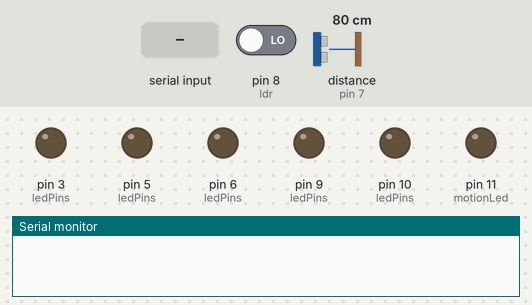
Bench run of a sketch on a simulated Arduino Uno, built with avr-gcc and run on an emulated ATmega328P. On the bench: output pins drawn as LEDs (lit = HIGH), the last lines printed to the serial monitor. Wiring (inferred from the names in the program): ultrasonic range finder: trigger pin 4; echo pin 7. The inputs (shaded band) are chosen by the test bench; at power-on: distance to the obstacle (sensor on pin 7) 80 cm, pin 8 (ldr) LOW. The echo pulse lasts 58.3 µs per cm; pins used as bus, display or sensor lines are not drawn.

Above: at 1.2 s.
1.3 s: "O 1\n" received over Serial
At 2.6 s:
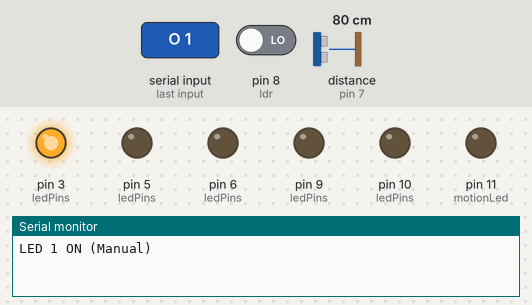
2.9 s: distance to the obstacle (sensor on pin 7) set to 22 cm
4.4 s: distance to the obstacle (sensor on pin 7) set to 19 cm
At 5.6 s:
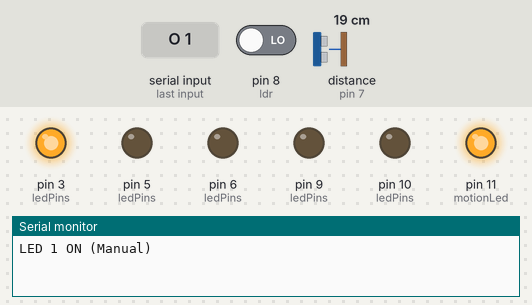
5.9 s: "F 1\n" received over Serial
At 7.1 s:
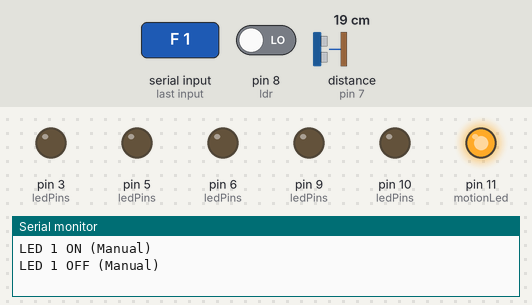
7.4 s: pin 8 (ldr) driven HIGH
At 7.9 s:
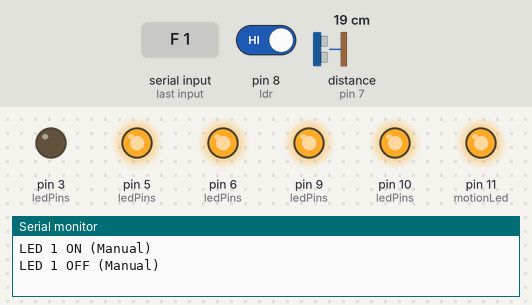
9.0 s: "A 1\n" received over Serial
At 9.8 s:
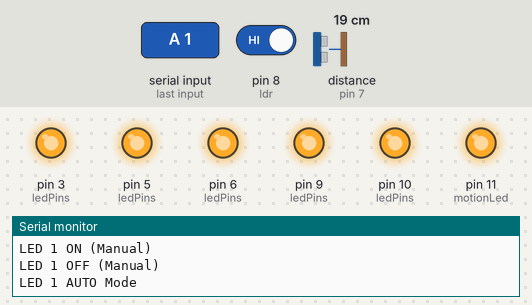
Timing chart, 0 to 11.8 s (numbered marks = the images above; inputs shaded):
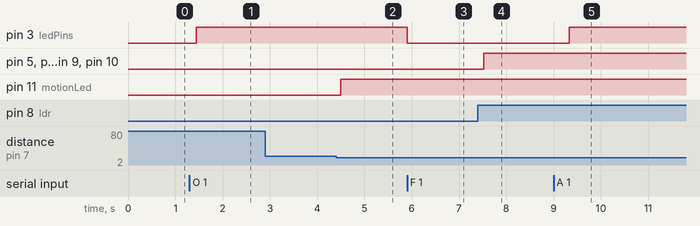

The sketch:

SmartHomeLight.ino
```cpp
// LED Pins
const int led1 = 3;
const int led2 = 5;
const int led3 = 6;
const int led4 = 9;
const int led5 = 10;
const int motionLed = 11;

// Sensor Pins
const int ldr = 8;
const int trigPin = 4;
const int echoPin = 7;

// Variables
unsigned long motionTime = 0;
bool motionDetected = false;
int ledBrightness[6] = {255, 255, 255, 255, 255, 255};
unsigned long motionLedDuration = 5000;
bool ledManualOverride[6] = {false, false, false, false, false, false};
const int ledPins[6] = {led1, led2, led3, led4, led5, motionLed};

void setup() {
//pin mode and reseting leds to off
  for (int i = 0; i < 6; i++) {
    pinMode(ledPins[i], OUTPUT);
    analogWrite(ledPins[i], 0);
  }
  pinMode(ldr, INPUT);
  pinMode(trigPin, OUTPUT);
  pinMode(echoPin, INPUT);

  // Start serial communication
  Serial.begin(9600);
}

void loop() {
  int light = digitalRead(ldr);
  float distance = measureDistance();

  // auto  led control
  for (int i = 0; i < 5; i++) {
    if (!ledManualOverride[i]) {
      analogWrite(ledPins[i], (light == HIGH) ? ledBrightness[i] : 0);
    }
  }

  // motion detection
  if (distance > 0 && distance < 20) {
    motionDetected = true;
    motionTime = millis();
  }

  // Motion led
  if (!ledManualOverride[5]) {
    if (motionDetected && (millis() - motionTime < motionLedDuration)) {
      analogWrite(motionLed, ledBrightness[5]);
    } else {
      analogWrite(motionLed, 0);
      motionDetected = false;
    }
  }

  handleSerialCommands();

  delay(200);
}
// ultra sonic code
float measureDistance() {
  digitalWrite(trigPin, LOW);
  delayMicroseconds(2);
  digitalWrite(trigPin, HIGH);
  delayMicroseconds(10);
  digitalWrite(trigPin, LOW);

  long duration = pulseIn(echoPin, HIGH, 20000);
  return duration * 0.034 / 2; // equation
}

// linking arduino with vb
void handleSerialCommands() {
  if (!Serial.available()) return;

  String cmd = Serial.readStringUntil('\n');
  cmd.trim();

  if (cmd == "Hello") {
    Serial.println("Hello");
  }
  else if (cmd.startsWith("O")) {
    int n = cmd.substring(1).toInt(); forceLedOn(n);
  }
  else if (cmd.startsWith("F")) {
    int n = cmd.substring(1).toInt(); forceLedOff(n);
  }
  else if (cmd.startsWith("A")) {
    int n = cmd.substring(1).toInt(); setLedAuto(n);
  }
  else if (cmd.startsWith("B")) {
    int sp = cmd.indexOf(' ');
    if (sp != -1) {
      int n = cmd.substring(1, sp).toInt();
      int b = cmd.substring(sp + 1).toInt();
      changeLedBrightness(n, b);
    }
  }
  else if (cmd == "GET_LDR_DATA") {
    Serial.println(digitalRead(ldr) == HIGH ? "HIGH" : "LOW");
  }
  else if (cmd == "GET_MOTION_DATA") {
    Serial.println(motionDetected ? "Motion Detected" : "No Motion");
  }
  else if (cmd.startsWith("T")) {
    motionLedDuration = max(1000, cmd.substring(1).toInt() * 1000UL);
    Serial.print("Duration:"); Serial.println(motionLedDuration / 1000);
  }
}


// manual led on function
void forceLedOn(int num) {
  if (num < 1 || num > 6) return;
  ledManualOverride[num - 1] = true;
  analogWrite(ledPins[num - 1], ledBrightness[num - 1]); // turn on at current brightness
  Serial.print("LED "); Serial.print(num); Serial.println(" ON (Manual)");
}
// manual led off function
void forceLedOff(int num) {
  if (num < 1 || num > 6) return;
  ledManualOverride[num - 1] = true;
  analogWrite(ledPins[num - 1], 0); // turn off
  Serial.print("LED "); Serial.print(num); Serial.println(" OFF (Manual)");
}
//seting led to auto again
void setLedAuto(int num) {
  if (num < 1 || num > 6) return;
  ledManualOverride[num - 1] = false;
  Serial.print("LED "); Serial.print(num); Serial.println(" AUTO Mode");
}
// changing brightness for led
void changeLedBrightness(int num, int b) {
  if (num < 1 || num > 6) return;
  b = constrain(b, 0, 255);
  ledBrightness[num - 1] = b;

  if (ledManualOverride[num - 1]) {
    analogWrite(ledPins[num - 1], b);
  }

  Serial.print("LED"); Serial.print(num);
  Serial.print(" brightness set to "); Serial.println(b);
}
```

Measured:
- the behaviour switches between 21 and 20 cm on distance to the obstacle (sensor on pin 7) (found by bisection; images 1 and 2)
- after the input at 1.3 s, pin 3 (ledPins): LOW → HIGH after 0.14 s
- after the input at 2.9 s, every drawn part: stays the same
- after the input at 4.4 s, pin 11 (motionLed): LOW → HIGH after 0.09 s
- after the input at 5.9 s, pin 3 (ledPins): HIGH → LOW at once
- after the input at 7.4 s, pin 5 (ledPins), pin 6 (ledPins), pin 9 (ledPins), pin 10 (ledPins): LOW → HIGH after 0.12 s
- after the input at 9.0 s, pin 3 (ledPins): LOW → HIGH after 0.34 s
